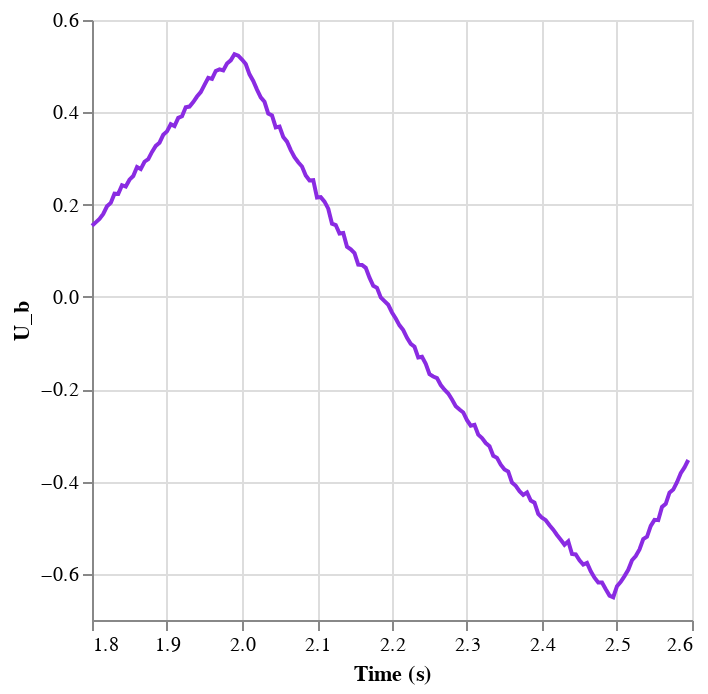

Here is the notebook cell this chart was saved with:
### Markdown cell above
Processo igual ao subindo

### Code cell
interval = [1.8,2.6]
ini = interval[0]
fin = interval[1]
q = data["Time"].sub(ini).abs().idxmin()
p = data["Time"].sub(fin).abs().idxmin()
semi_data = data[q:p]

aj.graph(semi_data) #Ignore a escala estamos interessados apenas em ver se pegamos o conjunto de dados certo

### Figure 1 — Vega-Lite specification as saved in the notebook (floating-point values rounded to 4 significant figures; data arrays with more than 128 entries replaced by an {"elided": "..."} marker saying what was removed)
{"config": {"view": {"continuousWidth": 300, "continuousHeight": 300}}, "data": {"name": "data-5f2a4193f63bf8f1c773eaf1676d3cfb"}, "mark": {"type": "line", "color": "blueviolet"}, "encoding": {"x": {"field": "Time", "title": "Time (s)", "type": "quantitative"}, "y": {"field": "U_b", "type": "quantitative"}}, "$schema": "https://vega.github.io/schema/vega-lite/v5.20.1.json", "datasets": {"data-5f2a4193f63bf8f1c773eaf1676d3cfb": {"elided": "160 records"}}}
